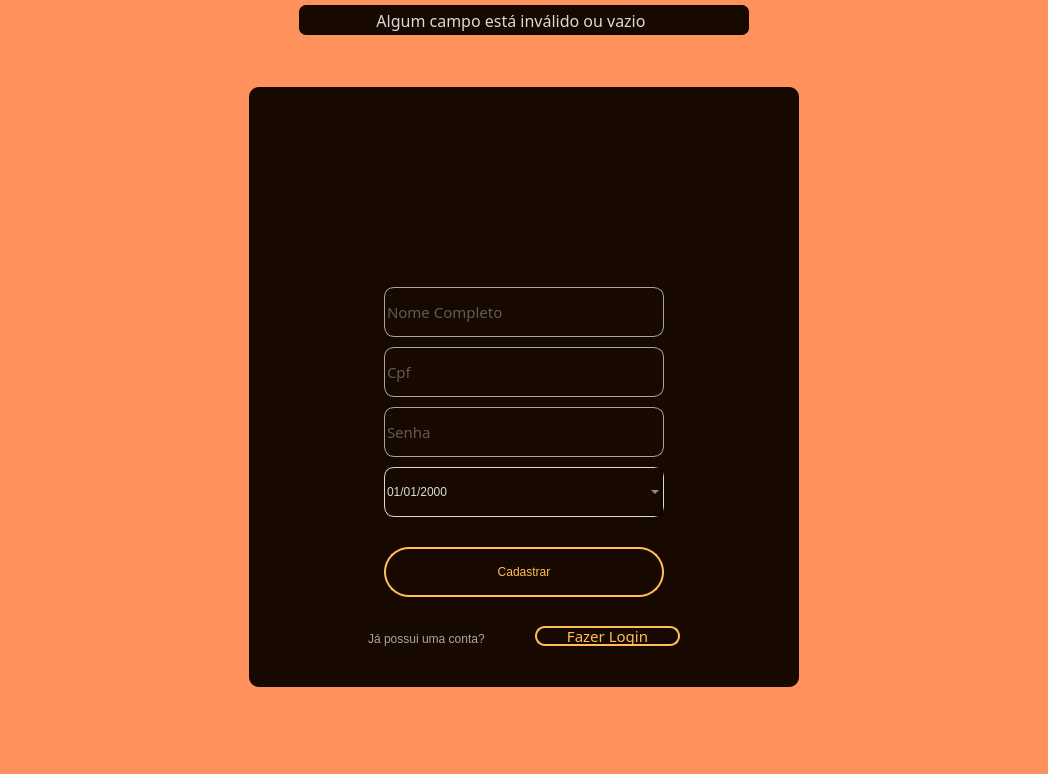
<?xml version="1.0" encoding="UTF-8"?>
<ui version="4.0">
 <class>MainWindow</class>
 <widget class="QMainWindow" name="MainWindow">
  <property name="geometry">
   <rect>
    <x>0</x>
    <y>0</y>
    <width>1048</width>
    <height>774</height>
   </rect>
  </property>
  <property name="minimumSize">
   <size>
    <width>500</width>
    <height>700</height>
   </size>
  </property>
  <property name="windowTitle">
   <string>AutoTech - Cadastro</string>
  </property>
  <property name="windowIcon">
   <iconset>
    <normaloff>:/icon/imagens/logo.png</normaloff>:/icon/imagens/logo.png</iconset>
  </property>
  <widget class="QWidget" name="centralwidget">
   <layout class="QVBoxLayout" name="verticalLayout">
    <property name="spacing">
     <number>0</number>
    </property>
    <property name="leftMargin">
     <number>0</number>
    </property>
    <property name="topMargin">
     <number>0</number>
    </property>
    <property name="rightMargin">
     <number>0</number>
    </property>
    <property name="bottomMargin">
     <number>0</number>
    </property>
    <item>
     <widget class="QFrame" name="top_frame">
      <property name="maximumSize">
       <size>
        <width>16777215</width>
        <height>35</height>
       </size>
      </property>
      <property name="styleSheet">
       <string notr="true">background-color: #FF915D;</string>
      </property>
      <property name="frameShape">
       <enum>QFrame::NoFrame</enum>
      </property>
      <property name="frameShadow">
       <enum>QFrame::Raised</enum>
      </property>
      <layout class="QHBoxLayout" name="horizontalLayout_2">
       <property name="spacing">
        <number>0</number>
       </property>
       <property name="leftMargin">
        <number>0</number>
       </property>
       <property name="topMargin">
        <number>5</number>
       </property>
       <property name="rightMargin">
        <number>0</number>
       </property>
       <property name="bottomMargin">
        <number>0</number>
       </property>
       <item>
        <widget class="QFrame" name="frame_error">
         <property name="maximumSize">
          <size>
           <width>450</width>
           <height>16777215</height>
          </size>
         </property>
         <property name="styleSheet">
          <string notr="true">background-color: #170900;
border-radius: 7px;</string>
         </property>
         <property name="frameShape">
          <enum>QFrame::NoFrame</enum>
         </property>
         <property name="frameShadow">
          <enum>QFrame::Raised</enum>
         </property>
         <layout class="QHBoxLayout" name="horizontalLayout_3">
          <property name="spacing">
           <number>6</number>
          </property>
          <property name="leftMargin">
           <number>10</number>
          </property>
          <property name="topMargin">
           <number>3</number>
          </property>
          <property name="rightMargin">
           <number>10</number>
          </property>
          <property name="bottomMargin">
           <number>3</number>
          </property>
          <item>
           <widget class="QLabel" name="text_error">
            <property name="font">
             <font>
              <family>Gilroy-Bold</family>
              <pointsize>12</pointsize>
             </font>
            </property>
            <property name="styleSheet">
             <string notr="true">QLabel{
color:#D9D9D9;
}
</string>
            </property>
            <property name="text">
             <string>Algum campo está inválido ou vazio</string>
            </property>
            <property name="alignment">
             <set>Qt::AlignCenter</set>
            </property>
           </widget>
          </item>
          <item>
           <widget class="QPushButton" name="icon_error">
            <property name="maximumSize">
             <size>
              <width>20</width>
              <height>20</height>
             </size>
            </property>
            <property name="cursor">
             <cursorShape>PointingHandCursor</cursorShape>
            </property>
            <property name="styleSheet">
             <string notr="true">background-image: url(:/imagens/imagens/x-circle-regular-24 (1).png);
background-position:center;
</string>
            </property>
            <property name="text">
             <string/>
            </property>
           </widget>
          </item>
         </layout>
        </widget>
       </item>
      </layout>
     </widget>
    </item>
    <item>
     <widget class="QFrame" name="container_frame">
      <property name="styleSheet">
       <string notr="true">background-color: #FF915D;</string>
      </property>
      <property name="frameShape">
       <enum>QFrame::NoFrame</enum>
      </property>
      <property name="frameShadow">
       <enum>QFrame::Raised</enum>
      </property>
      <layout class="QHBoxLayout" name="horizontalLayout">
       <item>
        <widget class="QFrame" name="content_frame">
         <property name="maximumSize">
          <size>
           <width>550</width>
           <height>600</height>
          </size>
         </property>
         <property name="styleSheet">
          <string notr="true">background-color:#170900;
border-radius:10px;
box-shadow: 10px 10px 21px -7px rgba(0,0,0,0.61);</string>
         </property>
         <property name="frameShape">
          <enum>QFrame::StyledPanel</enum>
         </property>
         <property name="frameShadow">
          <enum>QFrame::Raised</enum>
         </property>
         <widget class="QFrame" name="logo">
          <property name="geometry">
           <rect>
            <x>170</x>
            <y>10</y>
            <width>210</width>
            <height>150</height>
           </rect>
          </property>
          <property name="styleSheet">
           <string notr="true">background-image: url(:/imagens/imagens/logo_250.png);
background-repeat: no-repeat;
background-position:center;
</string>
          </property>
          <property name="frameShape">
           <enum>QFrame::StyledPanel</enum>
          </property>
          <property name="frameShadow">
           <enum>QFrame::Raised</enum>
          </property>
         </widget>
         <widget class="QLineEdit" name="lineEdit_nome">
          <property name="geometry">
           <rect>
            <x>135</x>
            <y>200</y>
            <width>280</width>
            <height>50</height>
           </rect>
          </property>
          <property name="font">
           <font>
            <family>Gilroy-Regular</family>
            <pointsize>11</pointsize>
           </font>
          </property>
          <property name="styleSheet">
           <string notr="true">QLineEdit{
	color: #AAAAAA;
	background-color: #170900;
	border:1px solid #A6A6A6;
}

QLineEdit:hover{
	border:1px solid #DADADA;
}

QLineEdit::focus{
	border: 2px solid #FFBD59;
}</string>
          </property>
          <property name="maxLength">
           <number>80</number>
          </property>
          <property name="placeholderText">
           <string>Nome Completo</string>
          </property>
         </widget>
         <widget class="QLineEdit" name="lineEdit_cpf">
          <property name="geometry">
           <rect>
            <x>135</x>
            <y>260</y>
            <width>280</width>
            <height>50</height>
           </rect>
          </property>
          <property name="font">
           <font>
            <family>Gilroy-Regular</family>
            <pointsize>11</pointsize>
           </font>
          </property>
          <property name="styleSheet">
           <string notr="true">QLineEdit{
	color: #AAAAAA;
	background-color: #170900;
	border:1px solid #A6A6A6;
}

QLineEdit:hover{
	border:1px solid #DADADA;
}

QLineEdit::focus{
	border: 2px solid #FFBD59;
}</string>
          </property>
          <property name="maxLength">
           <number>11</number>
          </property>
          <property name="placeholderText">
           <string>Cpf</string>
          </property>
         </widget>
         <widget class="QLineEdit" name="lineEdit_senha">
          <property name="geometry">
           <rect>
            <x>135</x>
            <y>320</y>
            <width>280</width>
            <height>50</height>
           </rect>
          </property>
          <property name="font">
           <font>
            <family>Gilroy-Regular</family>
            <pointsize>11</pointsize>
           </font>
          </property>
          <property name="styleSheet">
           <string notr="true">QLineEdit{
	color: #AAAAAA;
	background-color: #170900;
	border:1px solid #A6A6A6;
}

QLineEdit:hover{
	border:1px solid #DADADA;
}

QLineEdit::focus{
	border: 2px solid #FFBD59;
}</string>
          </property>
          <property name="maxLength">
           <number>16</number>
          </property>
          <property name="echoMode">
           <enum>QLineEdit::Password</enum>
          </property>
          <property name="placeholderText">
           <string>Senha</string>
          </property>
         </widget>
         <widget class="QPushButton" name="pushButton">
          <property name="geometry">
           <rect>
            <x>135</x>
            <y>460</y>
            <width>280</width>
            <height>50</height>
           </rect>
          </property>
          <property name="cursor">
           <cursorShape>PointingHandCursor</cursorShape>
          </property>
          <property name="styleSheet">
           <string notr="true">QPushButton{
	background-color: transparent;
	border: 2px solid #FFBD59;
	border-radius: 25px;
	color: #FFBD59;
	font: 14pt &quot;Gilroy-Bold&quot;;
	transition:1s;
}

QPushButton:hover{
	background-color: #FFBD59;
	color: #170900;
}</string>
          </property>
          <property name="text">
           <string>Cadastrar</string>
          </property>
         </widget>
         <widget class="QFrame" name="frame_2">
          <property name="geometry">
           <rect>
            <x>110</x>
            <y>530</y>
            <width>330</width>
            <height>31</height>
           </rect>
          </property>
          <property name="minimumSize">
           <size>
            <width>330</width>
            <height>30</height>
           </size>
          </property>
          <property name="frameShape">
           <enum>QFrame::StyledPanel</enum>
          </property>
          <property name="frameShadow">
           <enum>QFrame::Raised</enum>
          </property>
          <layout class="QHBoxLayout" name="horizontalLayout_4">
           <item>
            <widget class="QLabel" name="label">
             <property name="minimumSize">
              <size>
               <width>100</width>
               <height>25</height>
              </size>
             </property>
             <property name="maximumSize">
              <size>
               <width>165</width>
               <height>16777215</height>
              </size>
             </property>
             <property name="styleSheet">
              <string notr="true">QLabel{
	color:#A6A6A6;
	font: 11pt &quot;Gilroy-Regular&quot;;
}</string>
             </property>
             <property name="text">
              <string>Já possui uma conta?</string>
             </property>
            </widget>
           </item>
           <item>
            <widget class="QPushButton" name="pushButton_login">
             <property name="sizePolicy">
              <sizepolicy hsizetype="Minimum" vsizetype="Fixed">
               <horstretch>0</horstretch>
               <verstretch>0</verstretch>
              </sizepolicy>
             </property>
             <property name="minimumSize">
              <size>
               <width>140</width>
               <height>20</height>
              </size>
             </property>
             <property name="maximumSize">
              <size>
               <width>145</width>
               <height>16777215</height>
              </size>
             </property>
             <property name="font">
              <font>
               <family>Gilroy-Bold</family>
               <pointsize>11</pointsize>
               <italic>false</italic>
               <bold>false</bold>
              </font>
             </property>
             <property name="cursor">
              <cursorShape>PointingHandCursor</cursorShape>
             </property>
             <property name="styleSheet">
              <string notr="true">QPushButton{
	background-color: transparent;
	border: 2px solid #FFBD59;
	border-radius: 10px;
	color: #FFBD59;
	font: 11pt &quot;Gilroy-Bold&quot;;
}

QPushButton:hover{
	background-color: #FFBD59;
	color: #170900;
}</string>
             </property>
             <property name="text">
              <string>Fazer Login</string>
             </property>
            </widget>
           </item>
          </layout>
         </widget>
         <widget class="QDateEdit" name="dataNascimento">
          <property name="geometry">
           <rect>
            <x>135</x>
            <y>380</y>
            <width>280</width>
            <height>50</height>
           </rect>
          </property>
          <property name="styleSheet">
           <string notr="true">font: 12pt &quot;Gilroy-Medium&quot;;
color: #D9D9D9;
border: 1px solid #D9D9D9;</string>
          </property>
          <property name="displayFormat">
           <string>dd/MM/yyyy</string>
          </property>
          <property name="calendarPopup">
           <bool>true</bool>
          </property>
         </widget>
        </widget>
       </item>
      </layout>
     </widget>
    </item>
    <item>
     <widget class="QFrame" name="bottom_frame">
      <property name="maximumSize">
       <size>
        <width>16777215</width>
        <height>35</height>
       </size>
      </property>
      <property name="styleSheet">
       <string notr="true">background-color: #FF915D;</string>
      </property>
      <property name="frameShape">
       <enum>QFrame::NoFrame</enum>
      </property>
      <property name="frameShadow">
       <enum>QFrame::Raised</enum>
      </property>
     </widget>
    </item>
   </layout>
  </widget>
 </widget>
 <resources>
  <include location="resources.qrc"/>
 </resources>
 <connections/>
</ui>
